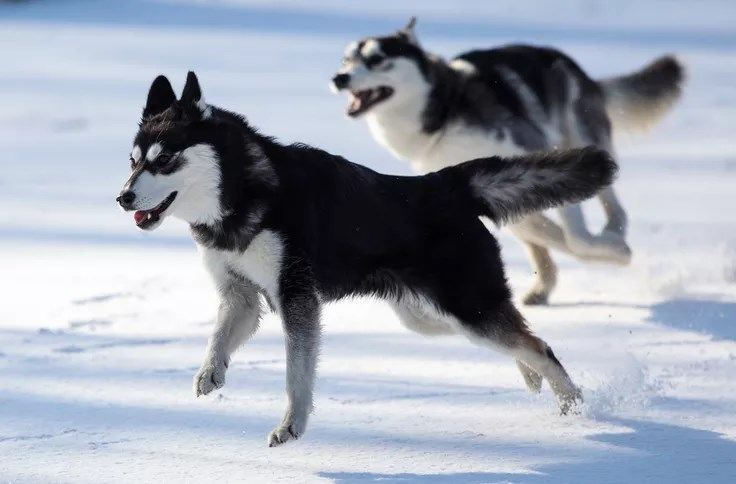
#> input picture Computer-Vision/Data/dogsimage.jpg, 736 x 484 px, found by its file name
$ jupyter execute '01. Reading and Manipulating Images.ipynb'   (shell and % lines are left out)
#> lines starting #> are read from the running program, lines starting #| are printed output that depends on the picture
[cell 1]
import os, sys
import numpy as np
import pandas as pd
import matplotlib.pyplot as plt
import seaborn as sns
sns.set()
import warnings
warnings.filterwarnings("ignore")

[cell 2]
import cv2
from PIL import Image

# Importing / Viewing Images

[cell 3]
# To read an image
# Get the individual pixel values from an image in the form of an Array
img = cv2.imread("Data\dogsimage.jpg")
#> img is the input picture: shape (484, 736, 3); mean B, G, R 177.8, 165.3, 158.6
img

[cell 4]
# To show an image in a window
cv2.imshow("window", img)
cv2.waitKey(0)

[cell 5]
# View the picture inside console directly:
pic = Image.open("Data\dogsimage.jpg")
pic

[cell 6]
type(pic)

[cell 7]
# Get the resolution of the image
pic_arr = np.asarray(pic)
pic_arr.shape
#> Out = (484, 736, 3)
# It gives the output in the format (pixel height, pixel width, No of Channels - RGB)

[cell 8]
# Convert the Array generated above into a picture
plt.imshow(pic_arr)

[cell 9]
# Create 3 copies of the array for later use
pic_red1 = pic_arr.copy()
pic_red2 = pic_arr.copy()
pic_red3 = pic_arr.copy()
plt.imshow(pic_red1)

[cell 10]
type(pic_red1)

[cell 11]
pic_red1

[cell 12]
# R=0, G=1, B=2
# Remove the red component by setting it as 0
pic_red1[:,:,0] = 0
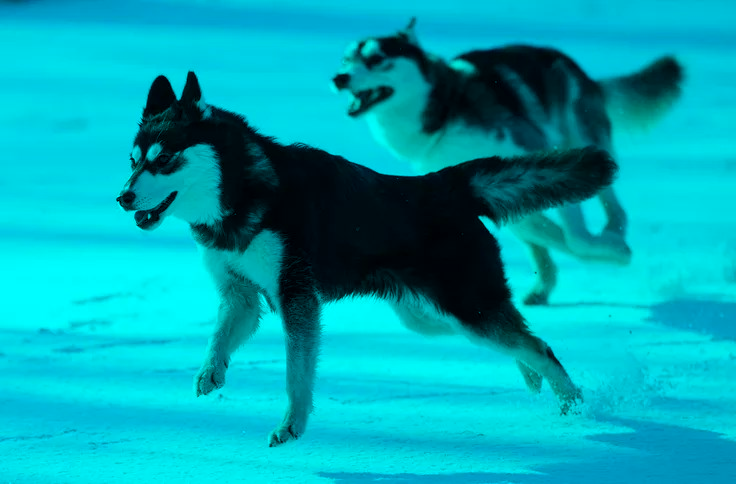
#> pic_red1: shape (484, 736, 3); mean R, G, B 0, 165.3, 177.8
plt.imshow(pic_red1)

[cell 13]
# R=0, G=1, B=2
# Remove the green component by setting it as 0
pic_red2[:,:,1] = 0
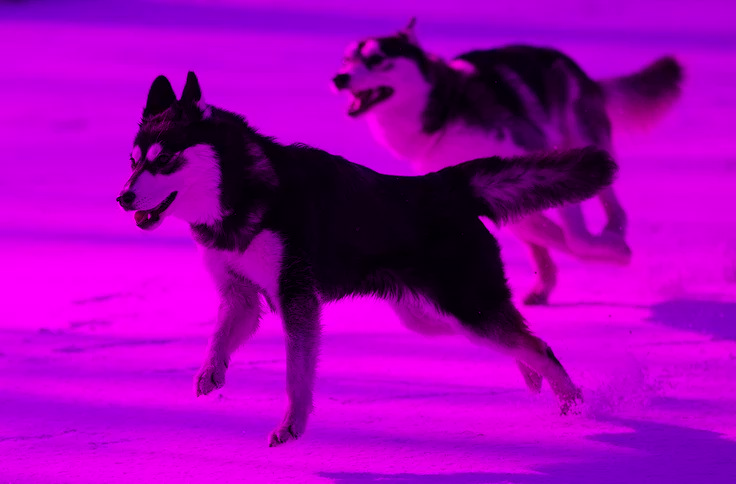
#> pic_red2: shape (484, 736, 3); mean R, G, B 158.6, 0, 177.8
plt.imshow(pic_red2)

[cell 14]
# R=0, G=1, B=2
# Remove the blue component by setting it as 0
pic_red3[:,:,2] = 0
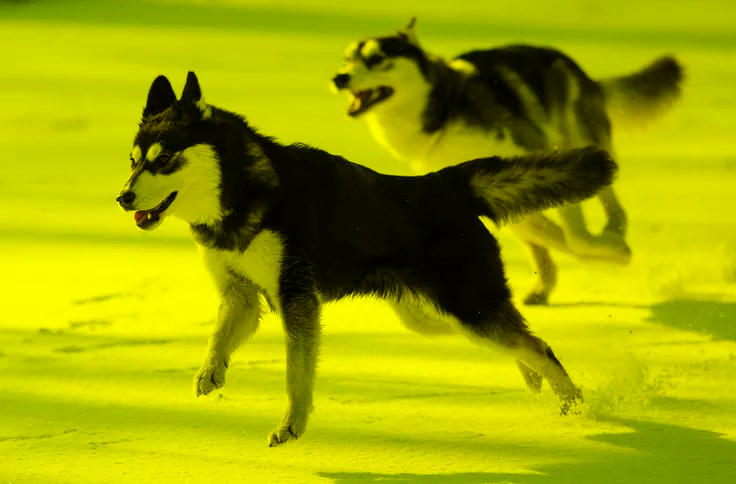
#> pic_red3: shape (484, 736, 3); mean R, G, B 158.6, 165.3, 0
plt.imshow(pic_red3)

# Using cv2

[cell 15]
# computer vision - cv2
# 0 = grayscale and 1 = rgb scale
# First read it in RGB
image = cv2.imread("Data\puppy.PNG", 1)
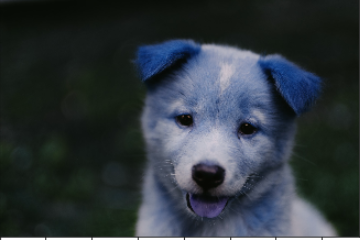
#> input picture Computer-Vision/Data/puppy.PNG, 360 x 240 px, found by its file name
#> image is the input picture: shape (240, 360, 3); mean B, G, R 59.7, 54.2, 46.2
image

[cell 16]
cv2.imshow("puppy", image )
cv2.waitKey()
cv2.destroyAllWindows()

[cell 17]
# Then read it in Grayscale
image1 = cv2.imread("Data\puppy.PNG", 0)
#> image1: shape (240, 360); min 0, max 255, mean 53.5
image1

[cell 18]
cv2.imshow("puppy", image1 )
cv2.waitKey()
cv2.destroyAllWindows()

# Convert Color Scales

[cell 19]
# Read an image in RGB
image2 = cv2.imread("Data\opencv.jpg", 1)
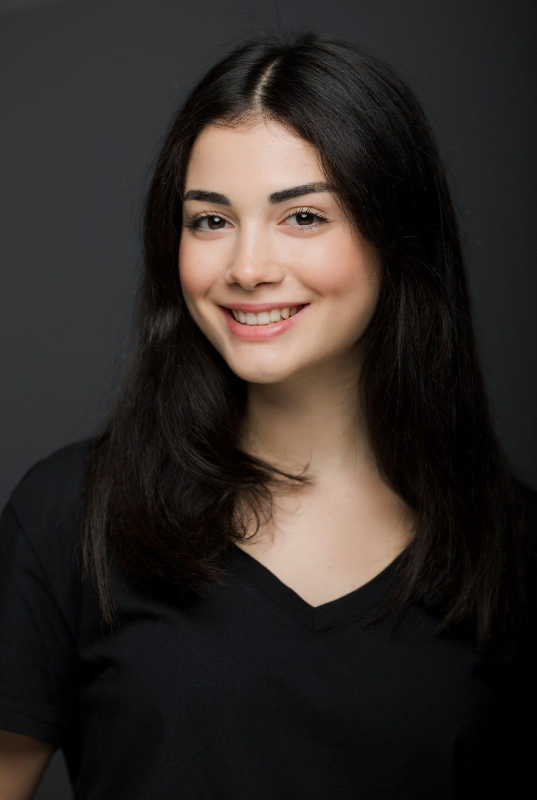
#> input picture Computer-Vision/Data/opencv.jpg, 1074 x 1600 px, found by its file name (shown at 1/2 size)
#> image2 is the input picture: shape (1600, 1074, 3); mean B, G, R 39.3, 42.4, 48.7
image2

[cell 20]
# Convert BGR to RGB

rgb_image = cv2.cvtColor(image2, cv2.COLOR_BGR2RGB)
cv2.imshow("Girl Image", rgb_image )
cv2.waitKey()
cv2.destroyAllWindows()

[cell 21]
# Convert BGR to Luv

rgb_image1 = cv2.cvtColor(image2, cv2.COLOR_BGR2Luv)
#> rgb_image1: shape (1600, 1074, 3); mean of channels 0, 1, 2 43.7, 99.2, 139.2
cv2.imshow("Girl Image", rgb_image1)
cv2.waitKey()
cv2.destroyAllWindows()

[cell 22]
# Convert BGR to Grayscale

rgb_image2 = cv2.cvtColor(image2, cv2.COLOR_BGR2GRAY)
cv2.imshow("Girl Image", rgb_image2)
cv2.waitKey()
cv2.destroyAllWindows()

[cell 23]
# Convert BGR to HSV

rgb_image3 = cv2.cvtColor(image2, cv2.COLOR_BGR2HSV)
#> rgb_image3: shape (1600, 1074, 3); mean H, S, V 60.5, 62.6, 50
cv2.imshow("Girl Image", rgb_image3)
cv2.waitKey()
cv2.destroyAllWindows()

# Define a function to perform the above operations

[cell 24]
def viewImage(image, name_of_window):
    cv2.namedWindow(name_of_window, cv2.WINDOW_NORMAL)
    cv2.imshow(name_of_window, image)
    cv2.waitKey()
    cv2.destroyAllWindows()

[cell 25]
img = cv2.imread('Data\Modi.jpg', 1)
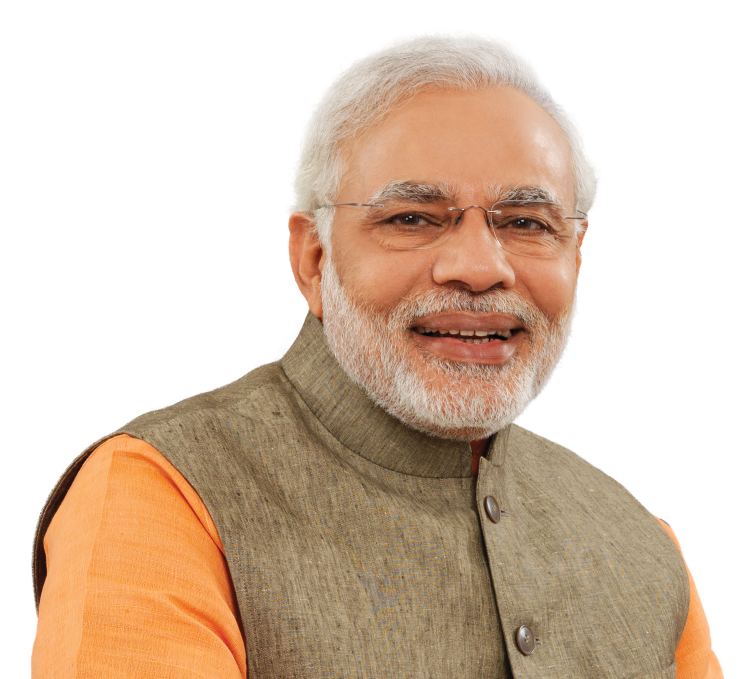
#> input picture Computer-Vision/Data/Modi.jpg, 1500 x 1358 px, found by its file name (shown at 1/2 size)
#> img is the input picture: shape (1358, 1500, 3); mean B, G, R 178.6, 196.6, 217.3
viewImage(img, "Modi Ji")

# Cropping of Image

[cell 26]
# cropping of image
# [Heighr Pixel Range, Width Pixel Range]
cropped = img[50:2000, 200:2000]
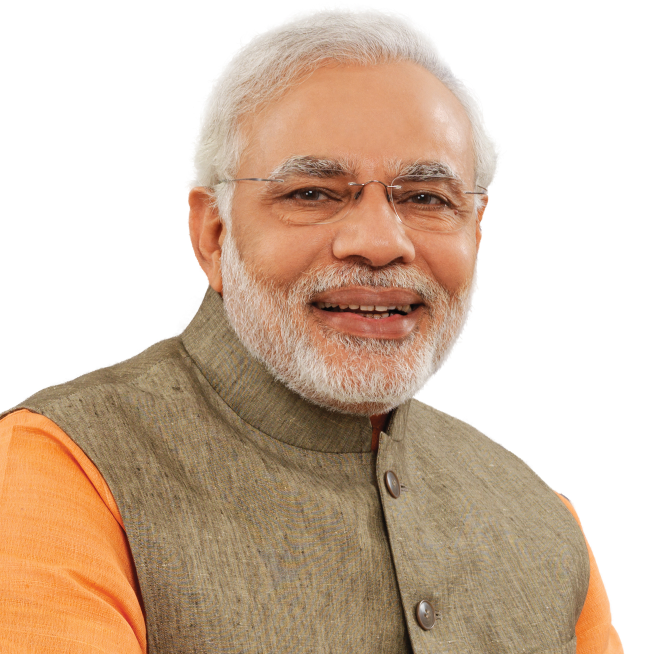
#> cropped: shape (1308, 1300, 3) (shown at 1/2 size); mean B, G, R 168.5, 188.2, 210.9
viewImage(cropped, "Modi Ji")

[cell 27]
image = cv2.imread('Data\opencv.jpg', 1)
viewImage(image, "Girl")

[cell 28]
cropped = image[200:500, 100:1000]
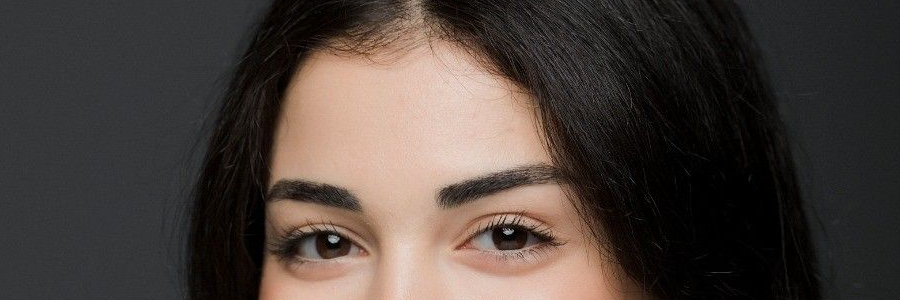
#> cropped: shape (300, 900, 3); mean B, G, R 59.6, 64.9, 75.1
viewImage(cropped,  "Girl")

# Resize the Image

[cell 29]
image = cv2.imread('Data\opencv.jpg', 1)
image.shape
#> Out = (1600, 1074, 3)

[cell 30]
# Resize based on fixed number of pixels

resized_image = cv2.resize(image, (1920,1080))
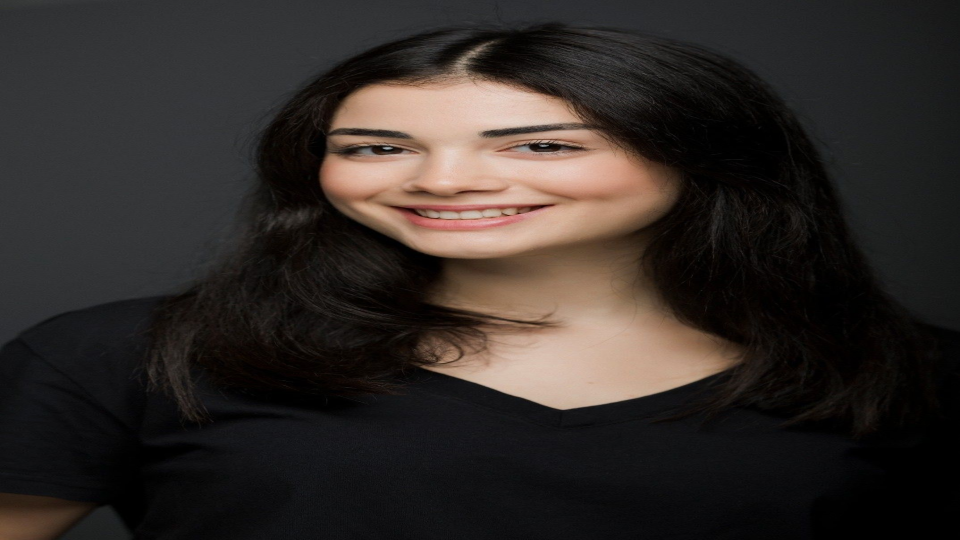
#> resized_image: shape (1080, 1920, 3) (shown at 1/2 size); mean B, G, R 39.2, 42.3, 48.6
cv2.imshow("resized girl image", resized_image)
cv2.waitKey()
cv2.destroyAllWindows()

[cell 31]
# Resize by a specific percentage

scale_percent = 30
width = int(image.shape[1]*scale_percent/100)
#> width = 322
height = int(image.shape[0]*scale_percent/100)
#> height = 480
dim = (width, height)
#> dim = (322, 480)
resized_image = cv2.resize(image, dim, interpolation = cv2.INTER_AREA)
#> resized_image: shape (480, 322, 3)
viewImage(resized_image, "After resizing the image to 30%")

[cell 32]
# Resize to half of original size

resized_image2 = cv2.resize(image, (int(image.shape[1]/2),int(image.shape[0]/2)))
cv2.imshow("resized image",resized_image2)
cv2.waitKey()
cv2.destroyAllWindows()

[cell 33]
# Resize to 75% of original size:

resized_image3 = cv2.resize(image, (int(image.shape[1]*0.75),int(image.shape[0]*0.75)))
cv2.imshow("resized image",resized_image3)
cv2.waitKey()
cv2.destroyAllWindows()

# Image Rotation

[cell 34]
image = cv2.imread('Data\opencv.jpg', 1)
viewImage(image,  "Girl")

[cell 35]
# Rotate by 45 Degrees from Center
(h, w, d) = image.shape
#> h = 1600; w = 1074; d = 3
center = (w//2, h//2)
#> center = (537, 800)
M = cv2.getRotationMatrix2D(center, 45, 1.0)
rotated = cv2.warpAffine(image, M, (w,h))
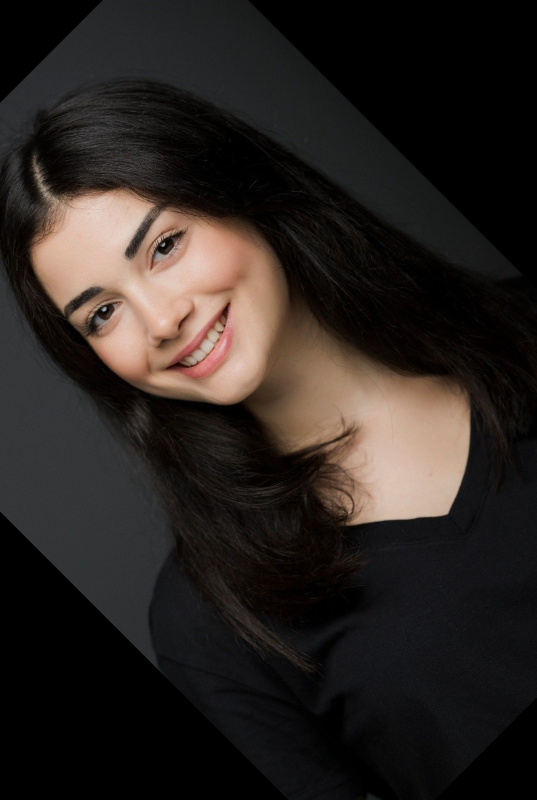
#> rotated: shape (1600, 1074, 3) (shown at 1/2 size); mean B, G, R 32.5, 35.8, 42.1
viewImage(rotated,  "image after rotation")
